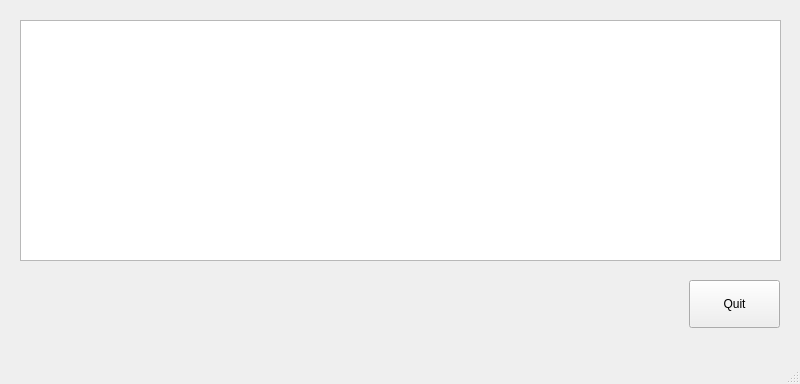
<?xml version="1.0" encoding="UTF-8"?>
<ui version="4.0">
 <class>RunningWindow</class>
 <widget class="QMainWindow" name="RunningWindow">
  <property name="geometry">
   <rect>
    <x>0</x>
    <y>0</y>
    <width>800</width>
    <height>384</height>
   </rect>
  </property>
  <property name="windowTitle">
   <string>Running Benchmark</string>
  </property>
  <widget class="QWidget" name="centralwidget">
   <widget class="RunningLog" name="run_status_viewer">
    <property name="geometry">
     <rect>
      <x>20</x>
      <y>20</y>
      <width>761</width>
      <height>241</height>
     </rect>
    </property>
    <property name="textInteractionFlags">
     <set>Qt::TextSelectableByKeyboard|Qt::TextSelectableByMouse</set>
    </property>
   </widget>
   <widget class="QPushButton" name="quit_button2">
    <property name="geometry">
     <rect>
      <x>689</x>
      <y>280</y>
      <width>91</width>
      <height>48</height>
     </rect>
    </property>
    <property name="text">
     <string>Quit</string>
    </property>
   </widget>
  </widget>
  <widget class="QStatusBar" name="statusbar"/>
 </widget>
 <customwidgets>
  <customwidget>
   <class>RunningLog</class>
   <extends>QPlainTextEdit</extends>
   <header>runninglog.h</header>
  </customwidget>
 </customwidgets>
 <resources/>
 <connections/>
</ui>
